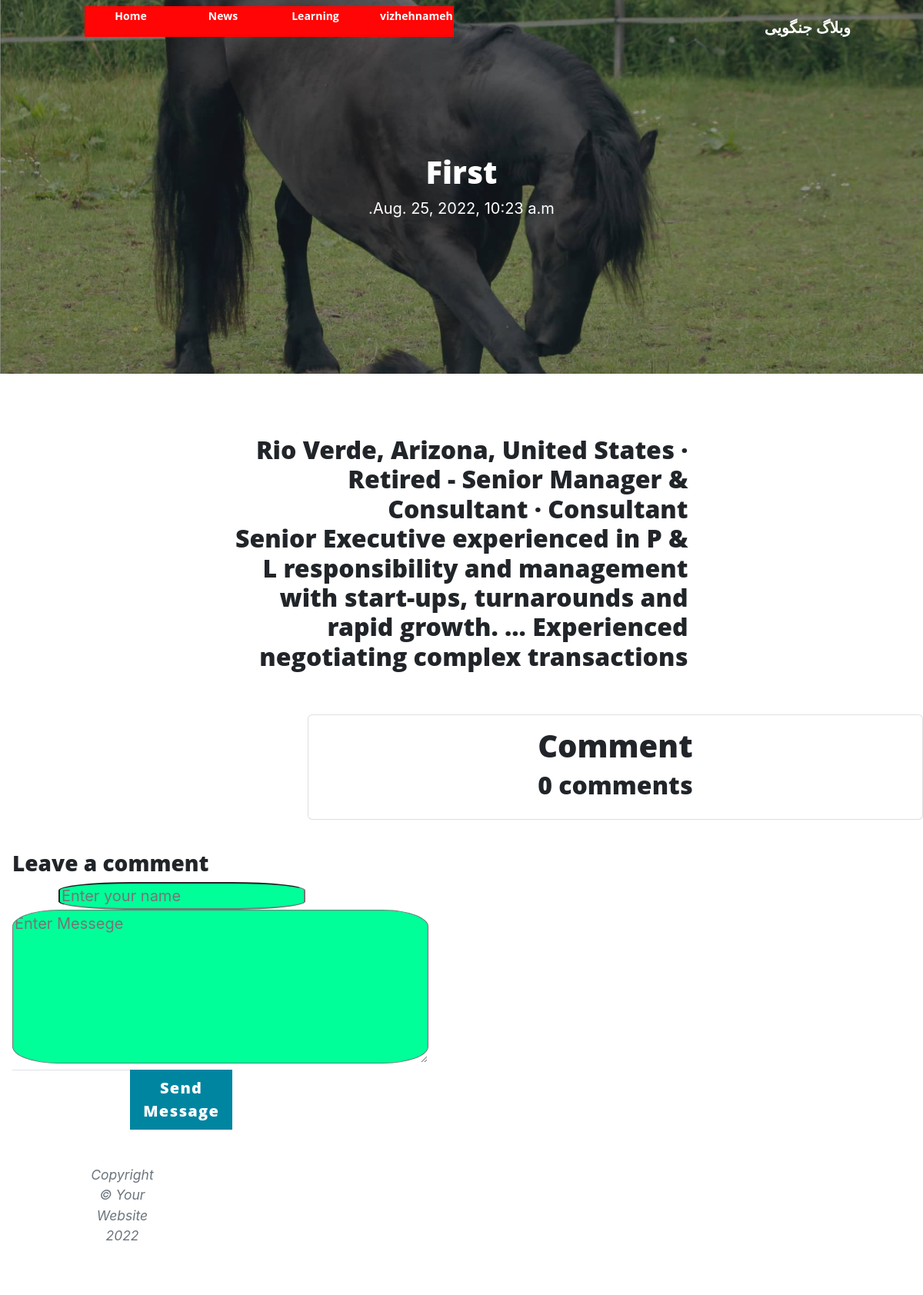
/article/first, run on the app's committed database.
### blog/models.py (models this page shows, shortened)
class Category(models.Model):
    parent = models.ForeignKey('self',default=None,null=True,blank=True,on_delete=models.SET_NULL,related_name="children",verbose_name="subordinate")
    title=models.CharField(max_length=200,)
    slug=models.SlugField(max_length=100,unique=True)
    status=models.BooleanField(default=True,verbose_name="Will it be displayed for you ?")
    position=models.IntegerField()
    class Meta :
        verbose_name="category"
        verbose_name_plural="categorys"
        ordering=['parent__id','position']
    objects = CategoryManager()

class Article(models.Model):
    STATUS_CHOICES=(
        ('d','Draft'),
        ('p',"Publish"),
    )
    title=models.CharField(max_length=200)
    slug=models.SlugField(max_length=100,unique=True)
    category=models.ManyToManyField(Category,verbose_name="category",related_name="articles")
    description=models.TextField()
    thumbnail=models.ImageField(upload_to="images")
    publish=models.DateTimeField(default=timezone.now)
    created=models.DateTimeField(auto_now_add=True)
    updated=models.DateTimeField(auto_now=True)
    status=models.CharField(max_length=1,choices=STATUS_CHOICES)
    class Meta :
        verbose_name="article"
        verbose_name_plural="articles"
        ordering=['-publish']
    objects= ArticleManager()

### blog/views.py (the view)
# urls.py: path('article/<slug:slug>',detail,name="detail"),
def detail(request,slug):
    article = get_object_or_404(Article.objects.published(),slug=slug)
    comments = article.comments.filter(active=True)
    new_comment = None
    if request.method == 'POST':
        comment_form = CommentForm(data=request.POST)
        if comment_form.is_valid():
            new_comment = comment_form.save(commit=False)
            new_comment.article = article
            new_comment.save()
    else:
        comment_form = CommentForm()
    context={
        'article': article,
        'new_comment': new_comment,
        'comments': comments,
        'comment_form': comment_form,
    }
    return render(request,"blog/detail.html",context)

### blog/forms.py
class CommentForm(forms.ModelForm):
    class Meta:
        model = Comment
        fields=('name','body')
        widgets={
            'name':forms.TextInput(attrs={'class':'cantact'}),
            'body':forms.Textarea(attrs={'class':'style-body'}),
        }

### blog/models.py (called while the page is built)
    def published(self):
        return self.filter(status='p')

    def active(self):
        return self.filter(status=True)

### blog/templatetags/base_tags.py (called while the page is built)
@register.simple_tag
def title():
    return"وبلاگ جنگویی "

@register.inclusion_tag("blog/partials/category_navbar.html")
def category_navbar():
    return {
        "category":Category.objects.filter(status=True)
    }

### blog/templates/blog/detail.html (shortened to what this page needs)
{% extends 'blog/base.html' %}
{% block main %}
 <header class="masthead" style="background-image: url('{{ article.thumbnail.url }}')">
    <div class="container position-relative px-4 px-lg-5">
        <div class="row gx-4 gx-lg-5 justify-content-center">
            <div class="col-md-10 col-lg-8 col-xl-7">
                <div class="site-heading ">
                    <h1 style="font-size:40px;">{{ article.title }}</h1>
                    <time>{{article.publish}}</time>
                </div>
            </div>
        </div>
    </div>
  </header>
<article class="mb-4">
    <div class="container px-4 px-lg-5">
        <div class="row gx-4 gx-lg-5 justify-content-center ">
            <div class="col-md-10 col-lg-8 col-xl-7 text-justify ">
                <h2>{{ article.description | linebreaks}}</h2>
            </div>
        </div>
    </div>
</article>
<div class="col-md-8 card mb-4  mt-3 ">
    <div class="card-body">
      <a href="#" ><h1>Comment</h1></a>
      <h2>{{ comments.count }} comments</h2>
    </div>
</div>
                  <div class="card-body">
                    {% if new_comment %}
                    <div class="alert alert-success" rol="alert">
                        Your comment is awating moderation
                    </div>
                    {% else %}
                    <h3>Leave a comment </h3>
                    <form
                      class="form-area contact-form text-right"
                      id="#"
                      method="post"
                    >
                      <div class="row">
                        <div class="col-lg-6 form-group">
                          <input
                            name="name"
                            placeholder="Enter your name"
                            onfocus="this.placeholder = ''"
                            onblur="this.placeholder = 'Enter your name'"
                            class="cantact"
                            required=""
                            type="text"
                            maxlength="100"
                            required=""
                            id="id_name"
                          />
                          <div class="col-lg-6 form-group">
                            <textarea
                              class="style-body"
                              name="body"
                              placeholder="Enter Messege"
                              onfocus="this.placeholder = ''"
                              onblur="this.placeholder = 'Enter Messege'"
                              required=""
                              cols="40"
                              rows="10"
                              id="id_body"
                            ></textarea>
                            <div class="col-lg-12">
                              <button
                                class="btn btn-primary btn-lg button" type="submit"
                                style="float: right;"
                              >
                                Send Message
                              </button>
                    {% endif %}
                  </div>
{% endblock %}

### blog/templates/blog/partials/category_navbar.html (shortened to what this page needs)
<div class="collapse navbar-collapse nav " id="navbarResponsive">
    <ul >
        <li class="nav-item">
            <a class="nav-link " href="{% url 'blog:home'%}">Home</a>
        </li>
        {% for cat in category %}
            {% if cat.parent == None %}
                <li class="nav-item">
                    <a class="nav-link"  href="{% url 'blog:category' cat.slug %}"> {{cat.title}} </a>
                </li>
            {% endif %}
        {% endfor %}
    </ul>
</div>

### blog/static/blog/css/rtl.css (style rules this page uses)
body { font-family:"Sahel"; font-size:14px; direction:rtl; text-align:right; }
.nav-item { direction: ltr; float: left; }
.nav-link { color: white !important; }
.nav { direction:ltr; }
.nav li { width: 120px; height: 40px; font-size: 14px; line-height: 26px; list-style: none; text-align: center; background:#ff0505; }
.nav li a { color:#fff !important; font-weight: bold; }
.nav ul li a { text-decoratio:none; color:#000000; display:block; transition: .3s background-color; padding:0 24px; }
.nav a { border-bottom:none; }
.button { margin:0 auto; text-align:center; direction:center; margin-left: 190px; }
.card-body { margin:0 auto; text-align:left; direction:ltr; }
.cantact { border-radius: 30% ; background:rgb(0, 255, 153); direction:ltr; }
.style-body { border-radius:11%; background-color:rgb(0, 255, 153); height:200px; }
#id_name { margin-left: 60px; }

### data on the page
Category: title "News"
Category: title "Learning"
Category: title "vizhehnameh"
Article: thumbnail (picture), title "First", publish "Aug. 25, 2022, 10:23 a.m.", description "Rio Verde, Arizona, United States · Retired - Senior Manager & Consultant · Consultant Senior Executive experienced in P & L responsibility and management with start-ups, turnarounds and rapid growth. ... Experienced negotiating complex transactions"

### other printed values
{{ comments.count }} "0"
